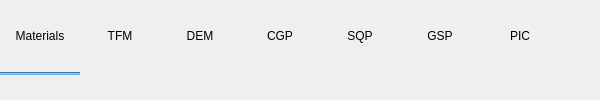
    <widget class="QWidget" name="top_frame" native="true">
     <property name="styleSheet">
      <string notr="true">QPushButton:hover {
    color:#64B5F6;;
    background-color: transparent;
}
QPushButton:pressed {
    color: #64B5F6;
    background-color: transparent;
}
QPushButton:checked {
    font: bold;
    background-color: transparent;
}
</string>
     </property>
     <layout class="QGridLayout" name="gridlayout_tab_btns">
      <property name="leftMargin">
       <number>0</number>
      </property>
      <property name="topMargin">
       <number>0</number>
      </property>
      <property name="rightMargin">
       <number>0</number>
      </property>
      <property name="bottomMargin">
       <number>0</number>
      </property>
      <property name="spacing">
       <number>0</number>
      </property>
      <item row="0" column="7">
       <spacer name="horizontalSpacer_11">
        <property name="orientation">
         <enum>Qt::Horizontal</enum>
        </property>
        <property name="sizeHint" stdset="0">
         <size>
          <width>40</width>
          <height>20</height>
         </size>
        </property>
       </spacer>
      </item>
      <item row="0" column="6">
       <widget class="QPushButton" name="pushbutton_solids_PIC">
        <property name="toolTip">
         <string>Particle-in-cell model.</string>
        </property>
        <property name="text">
         <string>PIC</string>
        </property>
        <property name="flat">
         <bool>true</bool>
        </property>
       </widget>
      </item>
      <item row="0" column="2">
       <widget class="QPushButton" name="pushbutton_solids_DEM">
        <property name="toolTip">
         <string>Discrete element model.</string>
        </property>
        <property name="text">
         <string>DEM</string>
        </property>
        <property name="flat">
         <bool>true</bool>
        </property>
       </widget>
      </item>
      <item row="0" column="4">
       <widget class="QPushButton" name="pushbutton_solids_SQP">
        <property name="text">
         <string>SQP</string>
        </property>
        <property name="flat">
         <bool>true</bool>
        </property>
       </widget>
      </item>
      <item row="0" column="3">
       <widget class="QPushButton" name="pushbutton_solids_CGP">
        <property name="toolTip">
         <string>&lt;html&gt;&lt;head/&gt;&lt;body&gt;&lt;p&gt;Coarse-grained particle model.&lt;/p&gt;&lt;/body&gt;&lt;/html&gt;</string>
        </property>
        <property name="text">
         <string>CGP</string>
        </property>
        <property name="flat">
         <bool>true</bool>
        </property>
       </widget>
      </item>
      <item row="0" column="1">
       <widget class="QPushButton" name="pushbutton_solids_TFM">
        <property name="toolTip">
         <string>Two-fluid model.</string>
        </property>
        <property name="text">
         <string>TFM</string>
        </property>
        <property name="flat">
         <bool>true</bool>
        </property>
       </widget>
      </item>
      <item row="1" column="0">
       <widget class="Line" name="line_solids">
        <property name="sizePolicy">
         <sizepolicy hsizetype="Preferred" vsizetype="Fixed">
          <horstretch>0</horstretch>
          <verstretch>0</verstretch>
         </sizepolicy>
        </property>
        <property name="minimumSize">
         <size>
          <width>0</width>
          <height>3</height>
         </size>
        </property>
        <property name="maximumSize">
         <size>
          <width>16777215</width>
          <height>3</height>
         </size>
        </property>
        <property name="autoFillBackground">
         <bool>false</bool>
        </property>
        <property name="styleSheet">
         <string notr="true">QWidget{
  background-color: #64B5F6;
  border-color: #64B5F6;
}</string>
        </property>
        <property name="orientation">
         <enum>Qt::Horizontal</enum>
        </property>
       </widget>
      </item>
      <item row="0" column="0">
       <widget class="QPushButton" name="pushbutton_solids_materials">
        <property name="toolTip">
         <string>&lt;html&gt;&lt;head/&gt;&lt;body&gt;&lt;p&gt;Define material properties of solids.&lt;/p&gt;&lt;/body&gt;&lt;/html&gt;</string>
        </property>
        <property name="text">
         <string>Materials</string>
        </property>
        <property name="flat">
         <bool>true</bool>
        </property>
       </widget>
      </item>
      <item row="0" column="5">
       <widget class="QPushButton" name="pushbutton_solids_GSP">
        <property name="text">
         <string>GSP</string>
        </property>
        <property name="flat">
         <bool>true</bool>
        </property>
       </widget>
      </item>
     </layout>
    </widget>
